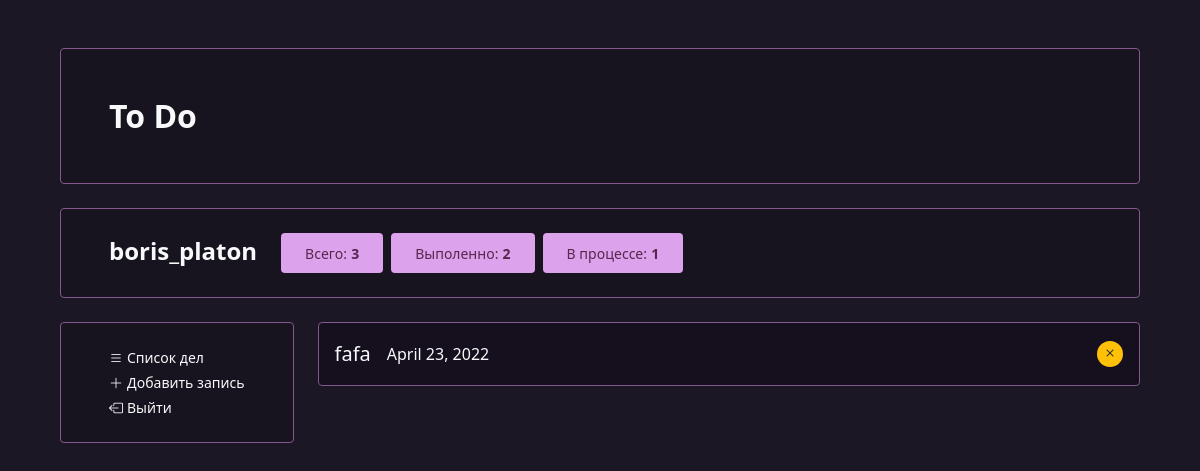
Page /affairs/?affair_status=process (signed in) on the committed database.
### users/models.py (models this page shows, shortened)
class User(AbstractUser):
    @property
    def in_process_affairs_amount(self):
        return self.get_in_process_affairs().count()
    def get_in_process_affairs(self, *args):
        if args:
            return self.affair_set.filter(date_end__isnull=True).values(*args)
        return self.affair_set.filter(date_end__isnull=True)
    @property
    def completed_affairs_amount(self):
        return self.get_completed_affairs().count()
    def get_completed_affairs(self, *args):
        if args:
            return self.affair_set.exclude(date_end__isnull=True).values(*args)
        return self.affair_set.exclude(date_end__isnull=True)

### affairs/models.py (models this page shows, shortened)
class Affair(models.Model):
    title = models.CharField(max_length=128, verbose_name='Заголовок')
    text = models.TextField(max_length=2048, verbose_name='Описание', blank=True)
    date_add = models.DateTimeField(auto_now_add=True, verbose_name='Дата добавления')
    date_end = models.DateTimeField(verbose_name='Дата выполнения', blank=True, null=True)
    is_completed = models.BooleanField(verbose_name='Задание выполнено', default=False)
    author = models.ForeignKey(to=settings.AUTH_USER_MODEL, on_delete=models.CASCADE, verbose_name='Автор')
    class Meta:
        ordering = ["is_completed", "-date_add"]

### affairs/views.py (the view)
# urls.py: path('', views.home, name="home"),
@login_required
def home(request):
    context = {
        "affairs_list": get_affairs_list(request,
                                         values_list=['title', 'date_add', 'is_completed', 'pk', 'date_end'])
    }
    return render(request, 'affairs/home.html', context=context)

### affairs/services.py (called while the page is built)
def get_affairs_list(request, values_list: list = None):
    affair_status = request.GET.get('affair_status', "")
    if affair_status == 'completed':
        return request.user.get_completed_affairs(*values_list)
    elif affair_status == 'process':
        return request.user.get_in_process_affairs(*values_list)
    return request.user.get_affairs_list(*values_list)

### affairs/templates/affairs/home.html
{% extends 'affairs/base.html' %}
{% block content %}
<div class="rounded menu">
    {% if affairs_list %}
        {% for affair in affairs_list %}
        <a href="{% url 'affairs:affair' affair_id=affair.pk %}" class='p-0'>
            <div class='task p-3 rounded'>
                <div class='row text-light g-3'>
                    <div class="col-auto d-flex align-items-center">
                        <span class='lead'>{{ affair.title }}</span>
                    </div>
                    <div class="col-auto d-flex align-items-center">
                        <span class='lead fs-6'>{{ affair.date_add|date:'F j, Y' }}</span>
                    </div>
                    <div class="col d-flex justify-content-end align-items-center">
                        <div class="d-flex justify-content-end align-items-center text-center">
                            {% if affair.is_completed %}
                                <div class="d-flex flex-column justify-content-center align-items-end me-3">
                                    <small>{{ affair.date_end|date:'F j, Y' }}</small>
                                    <small>{{ affair.date_end|date:'H:i' }}</small>
                                </div>
                                <div class="circle  bg-success">
                                    <i class="bi bi-check-lg"></i>
                                </div>
                            {% else %}
                                <div class="circle bg-warning">
                                    <i class="bi bi-x text-dark"></i>
                                </div>
                            {% endif %}
                        </div>
                    </div>
                </div>
            </div>
        </a>
        {% endfor %}
    {% else %}
        <div class="p-4 px-5">
            <small class='text-light'>Здесь пока ничего нет!</small>
        </div>
    {% endif %}
</div>
{% endblock %}

### affairs/templates/affairs/base.html (shortened to what this page needs)
{% load static %}
<!DOCTYPE html>
<html lang="en">
<head>
	<link href="https://cdn.jsdelivr.net/npm/bootstrap@5.1.3/dist/css/bootstrap.min.css" rel="stylesheet">
	<link rel="stylesheet" href="https://cdn.jsdelivr.net/npm/bootstrap-icons@1.8.1/font/bootstrap-icons.css">
	<link rel="stylesheet" href="{% static 'base/css/base.css' %}">
</head>
<body>
<div class="p-5">
	<div class="container">
		<div class="row g-4">
            <div class="col-12">
                <div class="p-5 rounded menu">
                	<a href="{% url 'affairs:home' %}">
        	            <h2 class='m-0 fw-bold text-light'>
        	                To Do
        	            </h2>
                    </a>
                </div>
            </div>
            <div class="col-12">
                <div class="p-4 px-5 rounded menu">
                    <div class="row g-4">
                        <div class="col-auto">
                            <span class='m-0 fs-4 text-light fw-bold'>{{ request.user.username }}</span>
                        </div>
                        <div class="col-auto">
                            <div class="row g-2">
                                <div class='col-auto'>
                                	<a href="{% url 'affairs:home' %}">
        	                            <div class="py-2 px-4 rounded completed">
        	                                <small>Всего:</small>
        	                                <small class="fw-bold">{{ request.user.affair_set.count }}</small>
        	                            </div>
                                    </a>
                                </div>
                                <div class='col-auto'>
                                	<a href="{% url 'affairs:home' %}?affair_status=completed">
        	                            <div class="py-2 px-4 rounded completed">
        	                                <small>Выполенно:</small>
        	                                <small class="fw-bold">{{ request.user.completed_affairs_amount }}</small>
        	                            </div>
        	                        </a>
                                </div>
                                <div class='col-auto'>
                                	<a href="{% url 'affairs:home' %}?affair_status=process">
        	                            <div class="py-2 px-4 rounded completed">
        	                                <small>В процессе:</small>
        	                                <small class="fw-bold">{{ request.user.in_process_affairs_amount }}</small>
        	                            </div>
        	                        </a>
                                </div>
                            </div>
                        </div>
                    </div>
                </div>
            </div>
            <div class="col-auto">
                <div class="p-4 px-5 rounded menu">
                    <div class="d-flex flex-column">
                            <small class="mb-1"><a href="{% url 'affairs:home' %}" class="link-light"><i class="bi bi-list me-1"></i>Список дел</a></small>
                            <small class="mb-1"><a href="{% url 'affairs:add_affair' %}" class="link-light"><i class="bi bi-plus-lg me-1"></i>Добавить запись</a></small>
                            <small><a href="{% url 'users:logout' %}" class="link-light"><i class="bi bi-box-arrow-left me-1"></i>Выйти</a></small>
                    </div>
                </div>
            </div>
            <div class="col">
                {% block content %}
                {% endblock %}
            </div>
        </div>
	</div>
</div>
</body>
</html>

### static/base/css/base.css (style rules this page uses)
body { background: #1b1724; }
a { text-decoration: none; cursor: pointer; }
.menu { border: 1px solid #84578f; background: #17131f; }
.task { background: rgba(23, 6, 26, 0.2); transition: 0.1s all ease-out; }
.completed { background: #dca2eb; color: #57274f; transition: 0.2s all ease-out; }
.circle { width: 26px; height: 26px; border-radius: 13px; }

### rows in the picture
User: user.username "boris_platon", user.affair_set.count "3", user.completed_affairs_amount "2", user.in_process_affairs_amount "1"
Affair: title "fafa", date_add "April 23, 2022", is_completed False (drawn)
